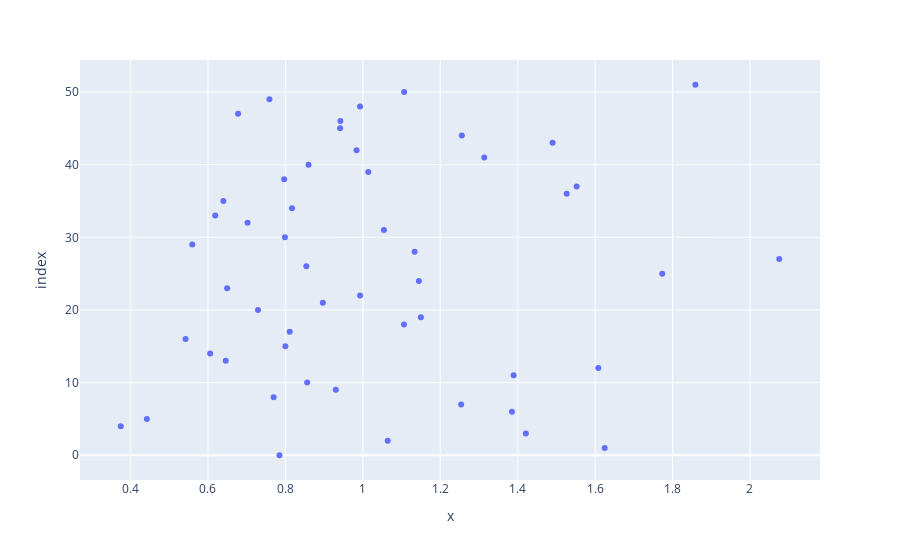

This figure's notebook cell:
### Code cell
df_times_combain_merge2= pd.DataFrame(df_times_combain_merge, columns = ['ratio_tele','ratio_sim'])
display(df_times_combain_merge2)
px.scatter(df_times_combain_merge2.ratio_tele,df_times_combain_merge2.ratio_sim )

### Figure 1 — Plotly figure (JSON) as saved in the notebook; plotly's stock layout.template omitted (floating-point values rounded to 4 significant figures)
{"data": [{"hovertemplate": "x=%{x}<br>index=%{y}<extra></extra>", "legendgroup": "", "marker": {"color": "#636efa", "symbol": "circle"}, "mode": "markers", "name": "", "orientation": "h", "showlegend": false, "type": "scatter", "x": [0.7847, 1.625, 1.064, 1.421, 0.3748, 0.4422, 1.385, 1.254, 0.7697, 0.9303, 0.8563, 1.39, 1.608, 0.6459, 0.6058, 0.8, 0.5422, 0.8112, 1.106, 1.15, 0.7293, 0.8968, 0.9928, 0.6495, 1.145, 1.773, 0.8541, 2.076, 1.134, 0.5595, 0.7989, 1.054, 0.7022, 0.6188, 0.817, 0.6398, 1.527, 1.552, 0.7968, 1.014, 0.8597, 1.314, 0.9839, 1.49, 1.256, 0.9413, 0.9421, 0.6778, 0.9929, 0.7588, 1.107, 1.859], "xaxis": "x", "y": [0, 1, 2, 3, 4, 5, 6, 7, 8, 9, 10, 11, 12, 13, 14, 15, 16, 17, 18, 19, 20, 21, 22, 23, 24, 25, 26, 27, 28, 29, 30, 31, 32, 33, 34, 35, 36, 37, 38, 39, 40, 41, 42, 43, 44, 45, 46, 47, 48, 49, 50, 51], "yaxis": "y"}], "layout": {"legend": {"tracegroupgap": 0}, "margin": {"t": 60}, "xaxis": {"anchor": "y", "domain": [0, 1], "title": {"text": "x"}}, "yaxis": {"anchor": "x", "domain": [0, 1], "title": {"text": "index"}}}}
